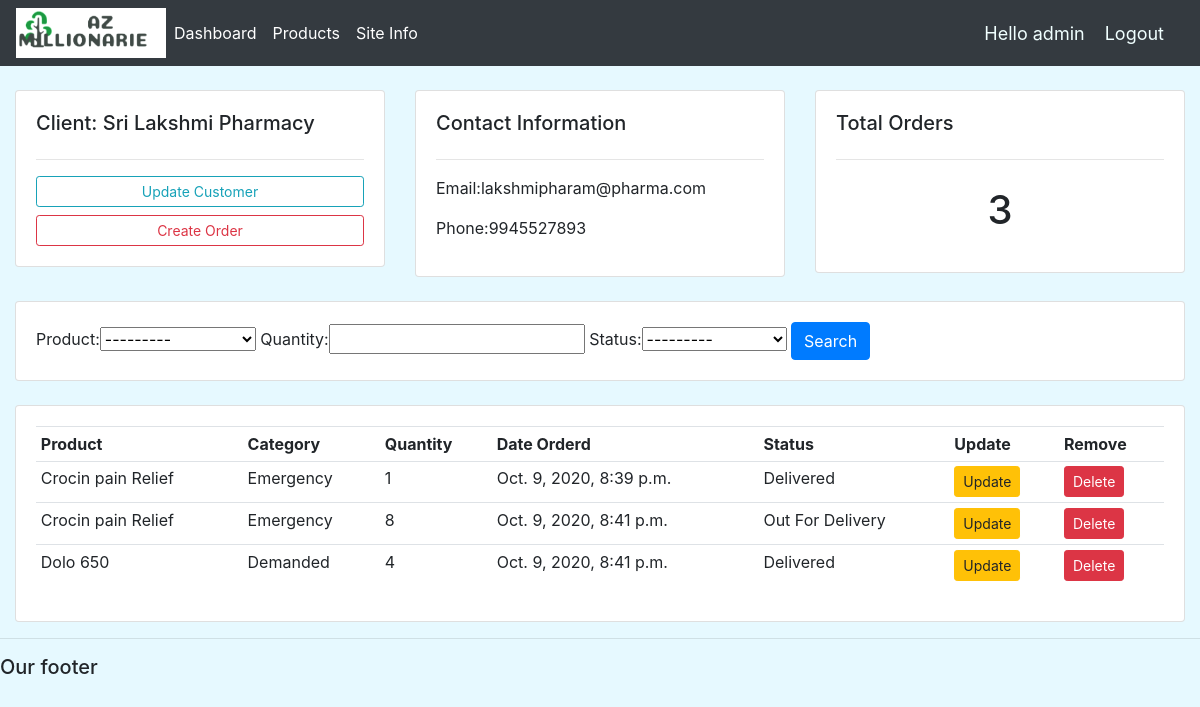
Screenshot of /customer/3 (signed in) with the database file from the repository.
### accounts/models.py (models this page shows, shortened)
class Customer(models.Model):
    name=models.CharField(max_length=200,null=True,)
    phone = models.IntegerField(null=True,)
    email = models.EmailField(max_length=50, null=True,)
    date_created = models.DateTimeField(auto_now_add=True, null=True)

class Order(models.Model):
    STATUS = (('Delivered','Delivered'),('Out For Delivery','Out For Delivery'),
              ('Out Of Stock','Out Of Stock'),('Not Available','Not Available'))
    customer=models.ForeignKey(Customer,null=True,on_delete=models.SET_NULL)
    product = models.ForeignKey(Product, null=True, on_delete=models.SET_NULL)
    quantity=models.IntegerField()
    status=models.CharField(max_length=100,null=True,choices=STATUS)
    date_created = models.DateTimeField(auto_now_add=True)

class Product(models.Model):
    CATEGORY=(('Emergency','Emergency'),('Demanded','Demanded'))
    name=models.CharField(max_length=100,null=True)
    description=models.CharField(max_length=500,null=True)
    category=models.CharField(max_length=100,null=True,choices=CATEGORY)
    price=models.FloatField()
    date_created=models.DateTimeField(auto_now_add=True)
    def __str__(self):
        return self.name

### accounts/views.py (the view)
# urls.py: path('customer/<str:pk>', views.customer,name='customers'),
@login_required
def customer(request,pk):
	customer=Customer.objects.get(id=pk)
	orders=customer.order_set.all()
	order_filter=customer_order_filter(request.GET, queryset=orders)
	orders_count=orders.count()
	orders=order_filter.qs
	context = {'customer': customer, 'orders': orders,'orders_count':orders_count,'order_filter':order_filter}
	return render(request, 'accounts/customer.html',context)

### accounts/templates/accounts/customer.html
{%  extends 'accounts/main.html' %}
{% block content %}
<br>
<div class="row">
    <div class="col-md">
        <div class="card card-body">
            <h5>Client:  {{customer.name}}</h5>
            <hr>
            <a class="btn btn-outline-info  btn-sm btn-block" href="">Update Customer</a>
            <a class="btn btn-outline-danger  btn-sm btn-block" href="{% url 'create_order' customer.id %}">Create Order</a>
        </div>
    </div>
    <div class="col-md">
        <div class="card card-body">
            <h5>Contact Information</h5>
            <hr>
            <p>Email:{{customer.email}} </p>
            <p>Phone:{{customer.phone}} </p>
        </div>
    </div>
    <div class="col-md">
        <div class="card card-body">
            <h5>Total Orders</h5>
            <hr>
            <h1 style="text-align: center;padding: 10px">{{orders_count}}</h1>
        </div>
    </div>
</div>
<br>
<div class="row">
    <div class="col">
        <div class="card card-body">
            <form method="get">
                {{order_filter.form}}
                <button class="btn btn-primary" type="submit">Search</button>
            </form>
        </div>
    </div>
</div>
<br>
<div class="row">
    <div class="col-md">
        <div class="card card-body">
            <table class="table table-sm">
                <tr>
                    <th>Product</th>
                    <th>Category</th>
                    <th>Quantity</th>
                    <th>Date Orderd</th>
                    <th>Status</th>
                    <th>Update</th>
                    <th>Remove</th>
                </tr>
                {% for order in orders %}
                <tr>
                    <td>{{order.product}}</td>
                    <td>{{order.product.category}}</td>
                    <td>{{order.quantity}}</td>
                    <td>{{order.date_created}}</td>
                    <td>{{order.status}}</td>
                    <td><a class="btn btn-sm  btn-warning" href="{% url 'update_order' order.id %}">Update</a></td>
                    <td><a class="btn btn-sm  btn-danger" href="{% url 'delete_order' order.id %}">Delete</a></td>
                </tr>
                {% endfor %}
            </table>
        </div>
    </div>
</div>
{% endblock %}

### accounts/templates/accounts/navbar.html (shortened to what this page needs)
{% load static %}
<nav class="navbar navbar-expand-lg navbar-dark bg-dark">
    <img src="{% static 'images/logo.png' %}" height='50' width='150'>
    <div class="collapse navbar-collapse" id="navbarNav">
        <ul class="navbar-nav">
            <li class="nav-item active">
                <a class="nav-link" href="{% url 'home' %}">Dashboard</a>
            </li>
            <li class="nav-item active">
                <a class="nav-link" href="{% url 'products' %}">Products</a>
            </li>
            <li class="nav-item active">
                <a class="nav-link" href="{% url 'info' %}">Site Info</a>
            </li>
        </ul>
    </div>
    <span class='hello'> Hello {{request.user}}</span>
    <span ><a class='hello' href="{% url 'logout' %}">Logout</a></span>
</nav>

### static/css/main.css (style rules this page uses)
body { background-color: #e6f9ff; }

### accounts/templates/accounts/navbar.html (style rules this page uses)
.hello { font-size: 18px; color: azure; margin-right: 20px; }

### rows the page displays
Customer: name "Sri Lakshmi Pharmacy", email "lakshmipharam@pharma.com", phone "9945527893"
Order: product "Crocin pain Relief", product.category "Emergency", quantity "1", date_created "Oct. 9, 2020, 8:39 p.m.", status "Delivered"
Order: product "Crocin pain Relief", product.category "Emergency", quantity "8", date_created "Oct. 9, 2020, 8:41 p.m.", status "Out For Delivery"
Order: product "Dolo 650", product.category "Demanded", quantity "4", date_created "Oct. 9, 2020, 8:41 p.m.", status "Delivered"

### other values shown
{{ request.user }} "admin"
{{ orders_count }} "3"
